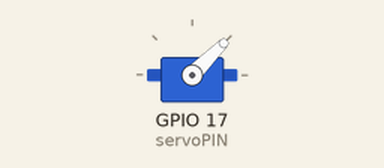
A program run on a simulated Raspberry Pi (BCM pin numbers). Parts: servo. Servo angles are drawn from the pulse width (0.5 ms = 0°, 2.5 ms = 180°).

Above: at 0.05 s.
Timing chart, 0 to 3.0 s (numbered marks = the images above):
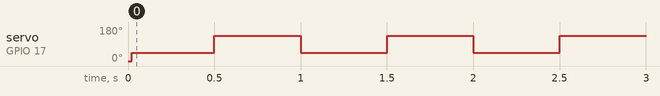

Measured:
- by itself, servo on GPIO 17 (servoPIN): alternates 135° for 0.50 s and 45° for 0.50 s

The program:

servomotor.py
```python
import RPi.GPIO as GPIO
import time

servoPIN = 17
GPIO.setmode(GPIO.BCM)
GPIO.setup(servoPIN, GPIO.OUT)

p = GPIO.PWM(servoPIN, 50) # GPIO 17 for PWM with 50Hz
p.start(2.5) # Initialization
try:
  while True:
    p.ChangeDutyCycle(5)
    time.sleep(0.5)
    p.ChangeDutyCycle(10)
    time.sleep(0.5)
except KeyboardInterrupt:
  p.stop()
  GPIO.cleanup()
```
